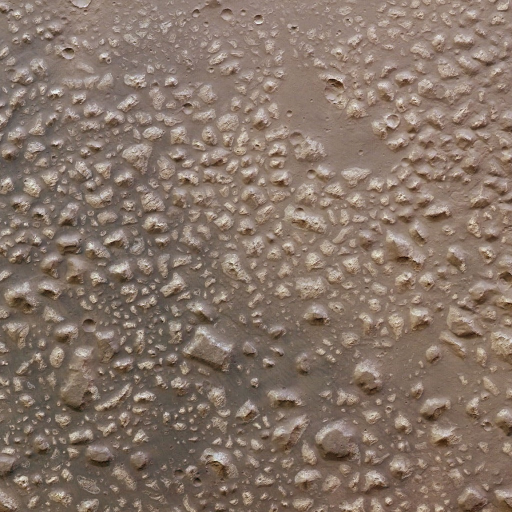
%> input picture chapter3/descripRecPreciAndMatch/descriptor/Colles/1.jpg, 1024 x 1024 px (shown at 1/2 size)
$ octave entropyCorr.m   (GNU Octave 9; MATLAB toolbox functions it lacks are replaced by stand-ins)
%> lines starting %> are read from the running program, lines starting %| are printed output that depends on the picture
% 1.Fig2.2 Entropy VS Correlation Coefficient
% 2.This code is entropy and correlation coeffient of 5 candidate landing sites.

clc
clear
IMG = {'Jezero Crater','Mawrth Vallis','Southwest Melas Chasma Landforms','Nili Fossae','Northeastern Syrtis Major Planitia'};

for j = 1:5
    I{j} = imread(strcat('C:\Users\Public\Mars2020\',IMG{j},'\1.jpg'));
    for i = 1:16
%> (the run ends here)

$ run again, with chapter3/descripRecPreciAndMatch/descriptor/Colles/0.jpg copied over chapter3/descripRecPreciAndMatch/descriptor/Colles/1.jpg
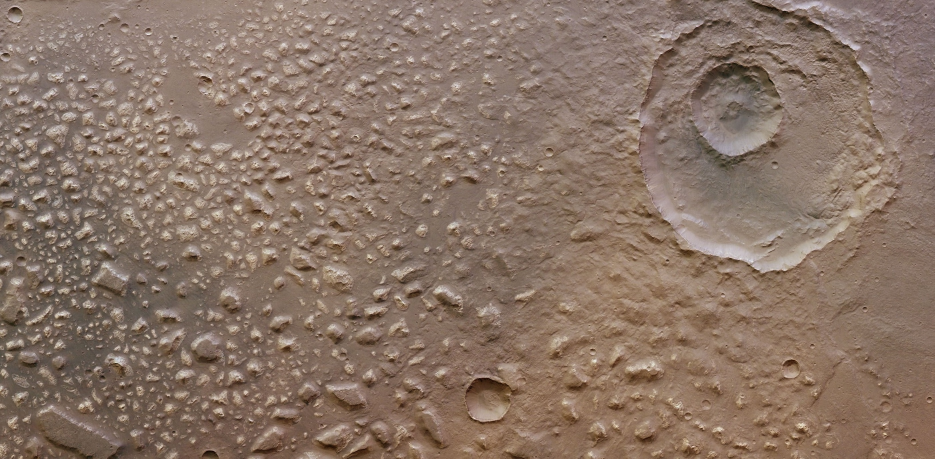
%> input picture chapter3/descripRecPreciAndMatch/descriptor/Colles/0.jpg, 2804 x 1376 px (shown at 1/3 size)

$ run again, with chapter3/descripRecPreciAndMatch/descriptor/Colles/00.jpg copied over chapter3/descripRecPreciAndMatch/descriptor/Colles/1.jpg
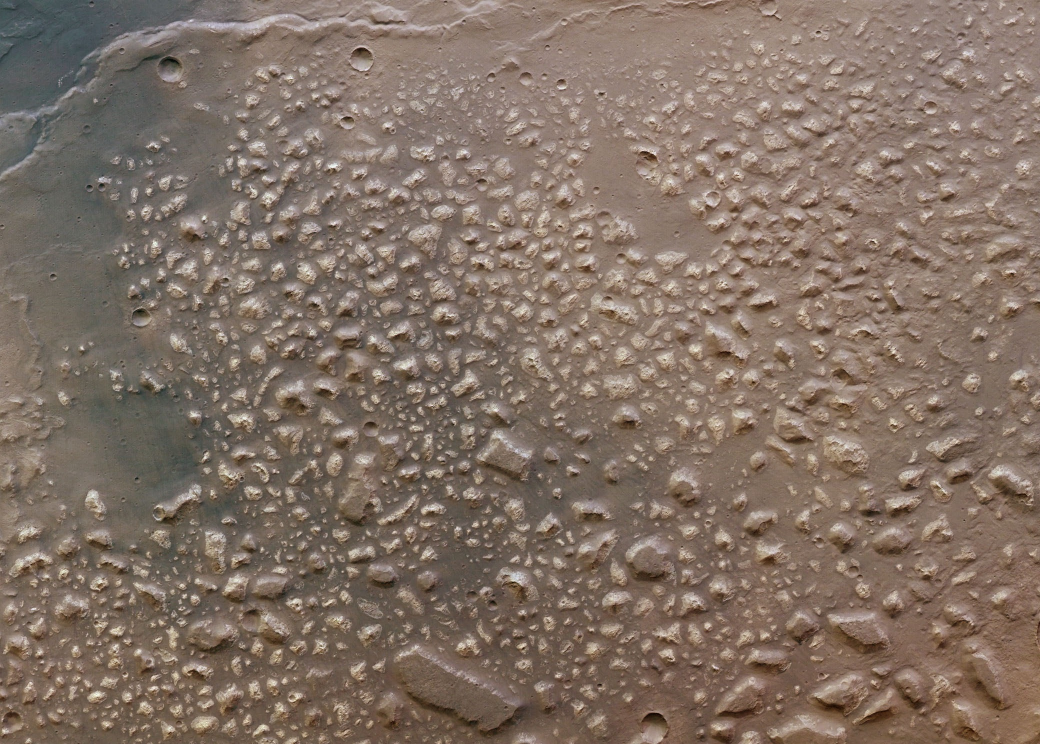
%> input picture chapter3/descripRecPreciAndMatch/descriptor/Colles/00.jpg, 2080 x 1488 px (shown at 1/2 size)

$ run again, with chapter3/descripRecPreciAndMatch/descriptor/Colles/2.jpg copied over chapter3/descripRecPreciAndMatch/descriptor/Colles/1.jpg
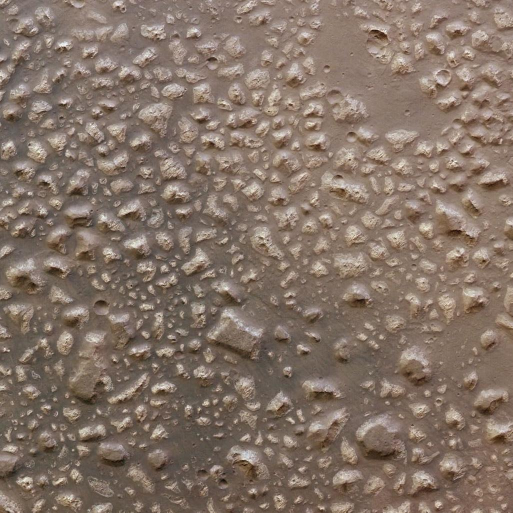
%> input picture chapter3/descripRecPreciAndMatch/descriptor/Colles/2.jpg, 1025 x 1025 px (shown at 1/2 size)
